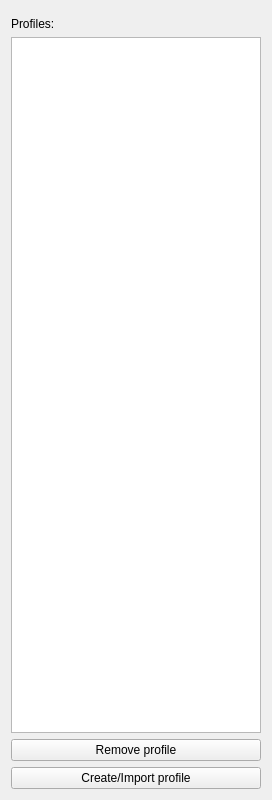
<?xml version="1.0" encoding="UTF-8"?>
<ui version="4.0">
 <class>settings_window</class>
 <widget class="QWidget" name="settings_window">
  <property name="geometry">
   <rect>
    <x>0</x>
    <y>0</y>
    <width>272</width>
    <height>800</height>
   </rect>
  </property>
  <property name="windowTitle">
   <string>OneDriveGUI - Settings</string>
  </property>
  <layout class="QVBoxLayout" name="verticalLayout_2">
   <item>
    <layout class="QHBoxLayout" name="horizontalLayout">
     <item>
      <layout class="QVBoxLayout" name="verticalLayout">
       <property name="topMargin">
        <number>6</number>
       </property>
       <item>
        <widget class="QLabel" name="label_profiles">
         <property name="text">
          <string>Profiles:</string>
         </property>
        </widget>
       </item>
       <item>
        <widget class="QListWidget" name="listWidget_profiles">
         <property name="minimumSize">
          <size>
           <width>200</width>
           <height>0</height>
          </size>
         </property>
         <property name="maximumSize">
          <size>
           <width>250</width>
           <height>16777215</height>
          </size>
         </property>
        </widget>
       </item>
       <item>
        <widget class="QPushButton" name="pushButton_remove">
         <property name="text">
          <string>Remove profile</string>
         </property>
        </widget>
       </item>
       <item>
        <widget class="QPushButton" name="pushButton_create_import">
         <property name="text">
          <string>Create/Import profile</string>
         </property>
        </widget>
       </item>
      </layout>
     </item>
    </layout>
   </item>
  </layout>
 </widget>
 <resources/>
 <connections/>
</ui>
